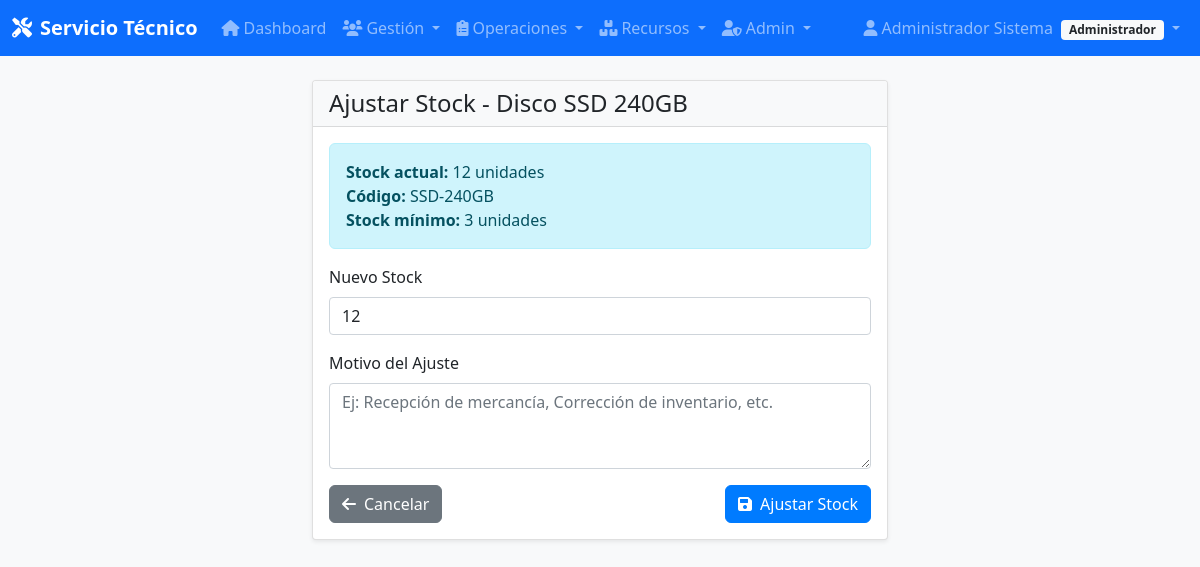
/partes/2/ajustar-stock (signed in), run on the app's committed database.
### app/models/models.py (models this page shows, shortened)
class Usuario(UserMixin, db.Model):
    __tablename__ = 'usuarios'
    id = db.Column(db.Integer, primary_key=True)
    nombre = db.Column(db.String(100), nullable=False)
    email = db.Column(db.String(120), unique=True, nullable=False, index=True)
    password_hash = db.Column(db.String(255), nullable=False)
    telefono = db.Column(db.String(20))
    rol = db.Column(db.String(20), nullable=False, default='usuario')
    fecha_creacion = db.Column(db.DateTime, default=datetime.utcnow)
    def is_admin(self):
        return self.rol == 'administrador'

class Parte(db.Model):
    __tablename__ = 'partes'
    id = db.Column(db.Integer, primary_key=True)
    nombre = db.Column(db.String(100), nullable=False)
    codigo = db.Column(db.String(50), unique=True, nullable=False)
    descripcion = db.Column(db.Text)
    precio = db.Column(db.Float, nullable=False)
    stock = db.Column(db.Integer, default=0)
    stock_minimo = db.Column(db.Integer, default=5)
    proveedor = db.Column(db.String(100))
    activo = db.Column(db.Boolean, default=True)
    pedidos = db.relationship('PedidoPieza', backref='parte', lazy=True)

### app/controllers/partes.py (the view)
@partes_bp.route('/<int:id>/ajustar-stock', methods=['GET', 'POST'])
@admin_required
def ajustar_stock(id):
    parte = Parte.query.get_or_404(id)
    form = AjusteStockForm()
    form.nuevo_stock.data = parte.stock
    if form.validate_on_submit():
        stock_anterior = parte.stock
        parte.stock = form.nuevo_stock.data
        db.session.commit()
        flash(f'Stock ajustado de {stock_anterior} a {parte.stock} unidades. Motivo: {form.motivo.data}', 'success')
        return redirect(url_for('partes.list'))
    return render_template('partes/ajustar_stock.html', form=form, parte=parte)

### app/forms.py
class AjusteStockForm(FlaskForm):
    nuevo_stock = IntegerField('Nuevo Stock', validators=[DataRequired(), NumberRange(min=0)])
    motivo = TextAreaField('Motivo del Ajuste', validators=[DataRequired()])

### app/templates/partes/ajustar_stock.html (shortened to what this page needs)
{% extends "base.html" %}
{% block content %}
<div class="row justify-content-center">
    <div class="col-md-6">
        <div class="card">
            <div class="card-header">
                <h4 class="mb-0">Ajustar Stock - {{ parte.nombre }}</h4>
            </div>
            <div class="card-body">
                <div class="alert alert-info mb-3">
                    <strong>Stock actual:</strong> {{ parte.stock }} unidades<br>
                    <strong>Código:</strong> {{ parte.codigo }}<br>
                    <strong>Stock mínimo:</strong> {{ parte.stock_minimo }} unidades
                </div>
                <form method="POST">
                    <div class="mb-3">
                        {{ form.nuevo_stock.label(class="form-label") }}
                        {{ form.nuevo_stock(class="form-control" + (" is-invalid" if form.nuevo_stock.errors else "")) }}
                    </div>
                    <div class="mb-3">
                        {{ form.motivo.label(class="form-label") }}
                        {{ form.motivo(class="form-control" + (" is-invalid" if form.motivo.errors else ""), rows="3", placeholder="Ej: Recepción de mercancía, Corrección de inventario, etc.") }}
                    </div>
                    <div class="d-flex justify-content-between">
                        <a href="{{ url_for('partes.list') }}" class="btn btn-secondary">
                            <i class="fas fa-arrow-left me-2"></i>Cancelar
                        </a>
                        <button type="submit" class="btn btn-primary">
                            <i class="fas fa-save me-2"></i>Ajustar Stock
                        </button>
                    </div>
                </form>
            </div>
        </div>
    </div>
</div>
{% endblock %}

### app/templates/base.html (shortened to what this page needs)
<!DOCTYPE html>
<html lang="es">
<head>
    <link href="https://cdn.jsdelivr.net/npm/bootstrap@5.1.3/dist/css/bootstrap.min.css" rel="stylesheet">
    <link href="https://cdnjs.cloudflare.com/ajax/libs/font-awesome/6.0.0/css/all.min.css" rel="stylesheet">
    <link href="{{ url_for('static', filename='css/style.css') }}" rel="stylesheet">
</head>
<body>
    {% if current_user.is_authenticated %}
    <nav class="navbar navbar-expand-lg navbar-dark bg-primary">
        <div class="container-fluid">
            <a class="navbar-brand" href="{{ url_for('main.index') }}">
                <i class="fas fa-tools me-2"></i>Servicio Técnico
            </a>
            <div class="collapse navbar-collapse" id="navbarNav">
                <ul class="navbar-nav me-auto">
                    <li class="nav-item">
                        <a class="nav-link" href="{{ url_for('main.index') }}">
                            <i class="fas fa-home me-1"></i>Dashboard
                        </a>
                    </li>
                    {% if current_user.is_admin() %}
                    <li class="nav-item dropdown">
                        <a class="nav-link dropdown-toggle" href="#" role="button" data-bs-toggle="dropdown">
                            <i class="fas fa-users me-1"></i>Gestión
                        </a>
                    </li>
                    <li class="nav-item dropdown">
                        <a class="nav-link dropdown-toggle" href="#" role="button" data-bs-toggle="dropdown">
                            <i class="fas fa-clipboard-list me-1"></i>Operaciones
                        </a>
                    </li>
                    <li class="nav-item dropdown">
                        <a class="nav-link dropdown-toggle" href="#" role="button" data-bs-toggle="dropdown">
                            <i class="fas fa-boxes me-1"></i>Recursos
                        </a>
                    </li>
                    <li class="nav-item dropdown">
                        <a class="nav-link dropdown-toggle" href="#" role="button" data-bs-toggle="dropdown">
                            <i class="fas fa-user-shield me-1"></i>Admin
                        </a>
                    </li>
                    {% endif %}
                </ul>
                <ul class="navbar-nav">
                    <li class="nav-item dropdown">
                        <a class="nav-link dropdown-toggle" href="#" role="button" data-bs-toggle="dropdown">
                            <i class="fas fa-user me-1"></i>{{ current_user.nombre }}
                            <span class="badge bg-light text-dark ms-1">{{ current_user.rol.title() }}</span>
                        </a>
                    </li>
                </ul>
            </div>
        </div>
    </nav>
    {% endif %}
    <main class="container-fluid mt-4">
        {% block content %}{% endblock %}
    </main>
</body>
</html>

### app/static/css/style.css (style rules this page uses)
body { background-color: #f8f9fa; font-family: "Segoe UI", Tahoma, Geneva, Verdana, sans-serif; }
.navbar-brand { font-weight: bold; }
.card { box-shadow: 0 0.125rem 0.25rem rgba(0, 0, 0, 0.075); border: 1px solid rgba(0, 0, 0, 0.125); }
.card-header { background-color: #f8f9fa; border-bottom: 1px solid rgba(0, 0, 0, 0.125); }
.btn { border-radius: 0.375rem; }
.badge { font-size: 0.75em; }
.btn-primary { background-color: #007bff; border-color: #007bff; }
.alert { border-radius: 0.375rem; }
.card, .btn, .form-control { transition: all 0.2s ease-in-out; }

### data on the page
Usuario: nombre "Administrador Sistema", rol "Administrador"
Parte: nombre "Disco SSD 240GB", stock "12", codigo "SSD-240GB", stock_minimo "3"
